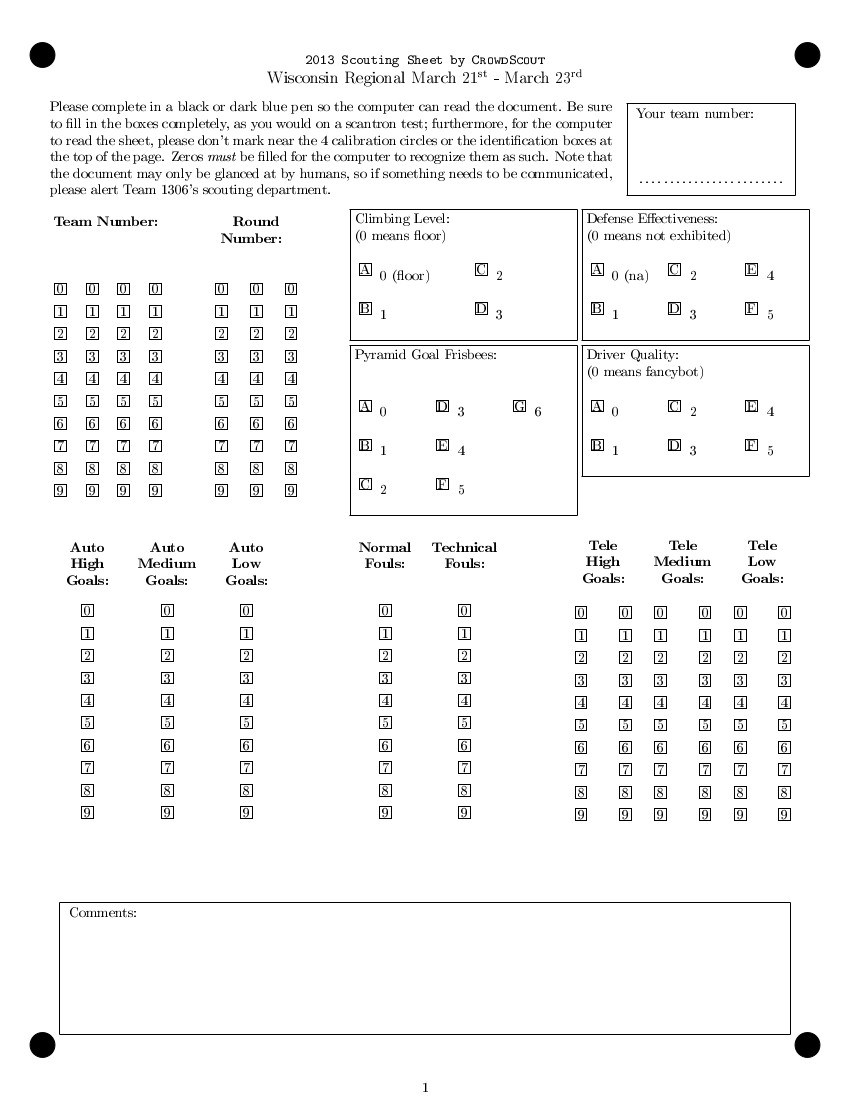
//> input picture source.jpg, 850 x 1100 px
$ ./blobtest ../source.jpg   (built with g++ and OpenCV 4)
//> lines starting //> are read from the running program, lines starting //| are printed output that depends on the picture; after the words box and inside, x2 and y2 are one past the last pixel; in counts of white or black regions, pixels touching at a corner belong together
#include <opencv/cv.h>
#include <opencv/highgui.h>
#include <vector>
#include <iostream>

using namespace cv;
using namespace std;

void help()
{
  cout << "\nThis program demonstrates line finding with the Hough transform.\n"
         "Usage:\n"
    "./houghlines <image_name>, Default is pic1.jpg\n" << endl;
}

int main(int argc, char** argv)
{
  const char* filename = argc >= 2 ? argv[1] : "pic1.jpg";

  Mat src = imread(filename, 0);
//> src is the input picture: 1100 rows x 850 cols, CV_8UC1; min 0, max 255, mean 245.5
  resize(src, src, Size(625, 813), 0, 0, INTER_LINEAR);
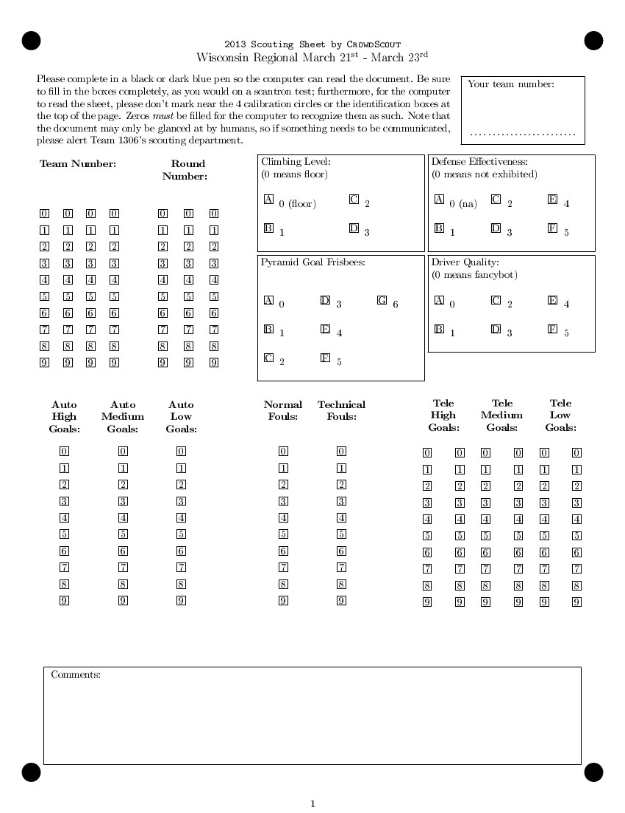
//> src: 813 rows x 625 cols, CV_8UC1; min 0, max 255, mean 245.5
  if(src.empty())
    {
      help();
      cout << "can not open " << filename << endl;
      return -1;
    }

  Mat orig, dst;
  Canny(src, dst, 50, 200, 3);
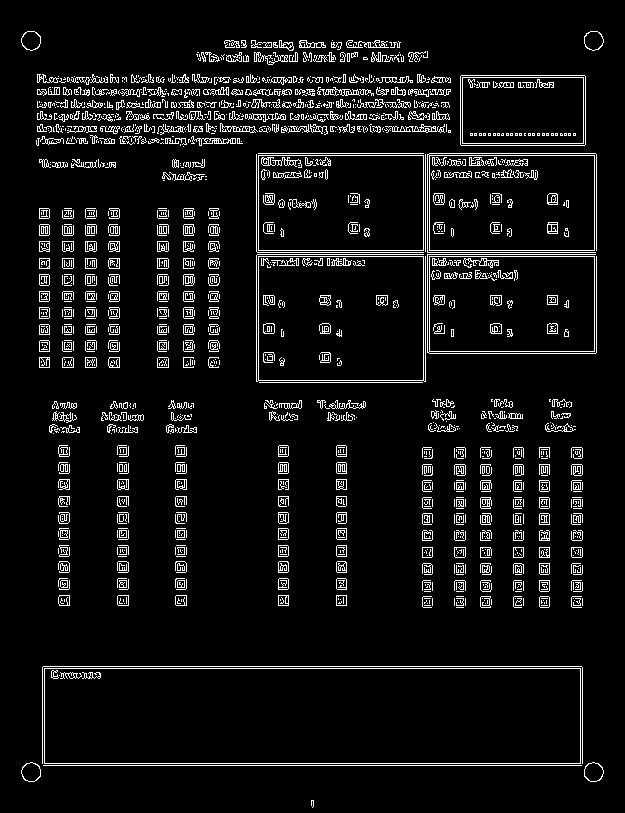
//> dst: 813 rows x 625 cols, CV_8UC1; 6.9% white in thin lines or dots, all inside (x1, y1, x2, y2) = (21, 31, 604, 808)
  cvtColor(dst, orig, CV_GRAY2BGR);

  vector<Vec2f> lines;
  HoughLines(dst, lines, 1, CV_PI/180, 100, 0, 0 );int key = 0;
//> after `HoughLines(dst, lines, 1, CV_PI / 180, 100, 0, 0)`: lines = 919 lines (rho, theta), first 12: [763, 1.57], [765, 1.57], [666, 1.57], [668, 1.57], [250, 1.57], [155, 1.57], [252, 1.57], [254, 1.57], [256, 1.57], [153, 1.57], [77, 1.57], [425, 0]

  int hi = 1, lo = 1;
  int res = 50;

  namedWindow("circles", 1);
  createTrackbar("hi", "circles", &hi, 255);
  createTrackbar("lo", "circles", &lo, 255);
  createTrackbar("res", "circles", &res, 255);

    do
      {
        // update display and snooker, so we can play with them
        Mat display;
	orig.copyTo(display);

        Mat snooker;
        cvtColor(orig, snooker, CV_RGB2GRAY);
	//GaussianBlur(snooker, snooker, Size(9, 9), 2, 2);

        vector<Vec3f> circles;

        // also preventing crash with hi, lo threshold here...
        HoughCircles(snooker, circles, CV_HOUGH_GRADIENT, res/100+0.1, snooker.rows/10, hi > 0 ? hi : 1, lo > 0 ? lo : 1, 0, snooker.rows/60);
//> circles = 46 circles (x, y, radius), first 12: [459.5, 485.5, 6.9], [30.5, 771.5, 8.2], [30.5, 40.5, 8.2], [593.5, 771.5, 8.4], [414.5, 84.5, 12.4], [194.5, 99.5, 12.4], [91.5, 112.5, 12.4], [592.5, 39.5, 9.1], [267.5, 370.5, 12.4], [318.5, 164.5, 12.4], [473.5, 153.5, 12.4], [464.5, 266.5, 12.4]
        for( size_t i = 0; i < circles.size(); i++ )
	  {
	    Point center(cvRound(circles[i][0]), cvRound(circles[i][1]));
	    int radius = cvRound(circles[i][2]);

	    // draw the green circle center
	    circle( display, center, 3, Scalar(0,255,0), -1, 8, 0 );

	    // draw the blue circle outline
	    circle( display, center, radius, Scalar(255,0,0), 3, 8, 0 );
	  }
//> this loop made 46 passes
//> (center, radius) on passes 1 to 12: (Point(460, 486), 7), (Point(30, 772), 8), (Point(30, 40), 8), (Point(594, 772), 8), (Point(414, 84), 12), (Point(194, 100), 12), (Point(92, 112), 12), (Point(592, 40), 9), (Point(268, 370), 12), (Point(318, 164), 12), (Point(474, 154), 12), (Point(464, 266), 12)
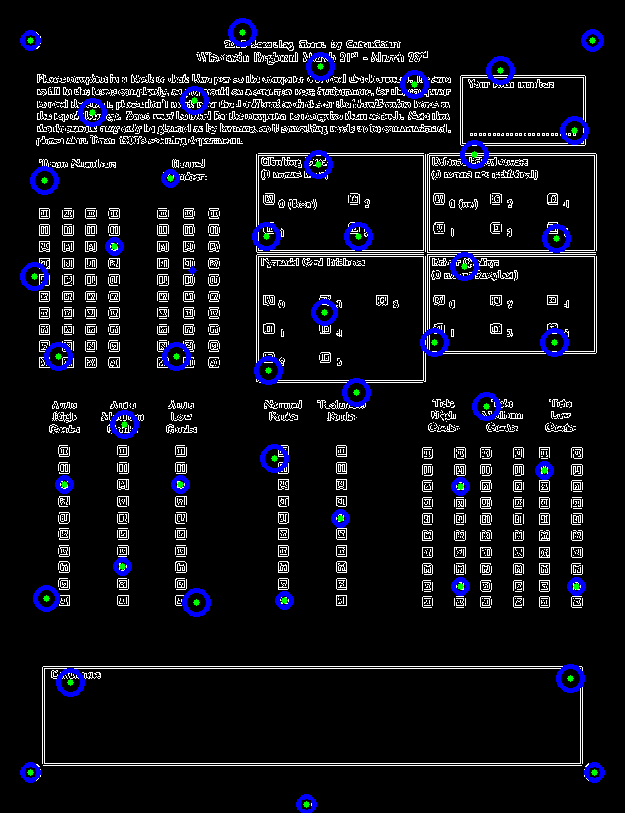
//> display: 813 rows x 625 cols, CV_8UC3; mean B, G, R 23.4, 16.9, 16.3

	Mat tiny;
	resize(display, tiny, Size(417, 542), 0, 0, INTER_LINEAR);
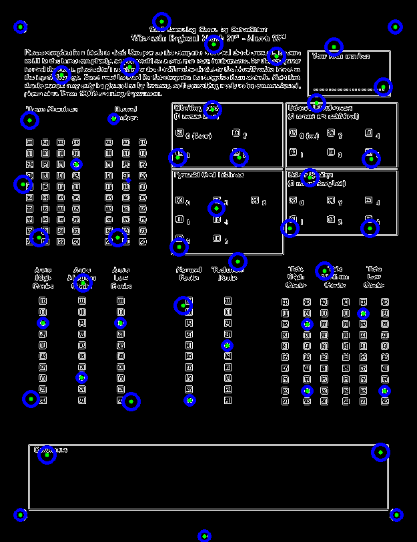
//> tiny: 542 rows x 417 cols, CV_8UC3; mean B, G, R 23.6, 17.1, 16.4
        imshow("circles", tiny);
        imshow("snooker", snooker);
        key = waitKey(33);
//> the Esc key is pressed
      } while((char)key != 27);
    return 0;

  // [16 lines of commented-out code are left out]

}

$ run again, on billards.png
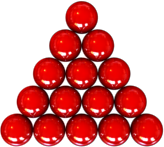
//> input picture billards.png, 164 x 147 px
//> `Canny(src, dst, 50, 200, 3);`:
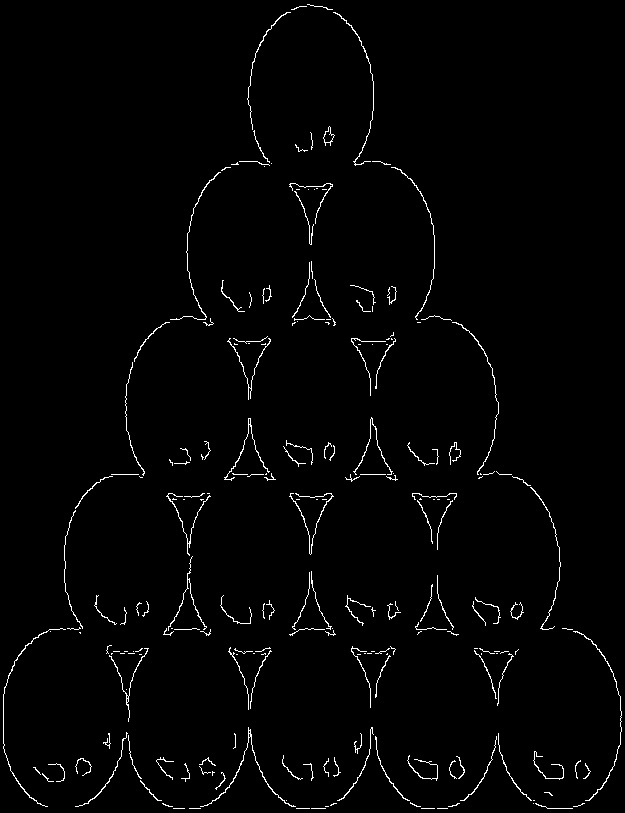
//> dst: 813 rows x 625 cols, CV_8UC1; 1.7% white in thin lines or dots
//> orig: 813 rows x 625 cols, CV_8UC3; 1.7% white in thin lines or dots
//> lines = 4 lines (rho, theta): [474, 1.57], [629, 1.57], [808, 1.57], [370, 0]
//> circles = 35 circles (x, y, radius), first 12: [310.5, 197.5, 12.4], [54.5, 772.5, 9.6], [371.5, 352.5, 12.4], [434.5, 617.5, 12.4], [186.5, 506.5, 12.4], [239.5, 299.5, 12.4], [366.5, 747.5, 12.4], [126.5, 663.5, 12.4], [310.5, 507.5, 12.4], [310.5, 615.5, 12.4], [456.5, 769.5, 8.2], [425.5, 452.5, 12.4]
//> the loop `for( size_t i = 0; i < circles.size(); i++ )` made 35 passes
//> (center, radius) on passes 1 to 8: (Point(310, 198), 12), (Point(54, 772), 10), (Point(372, 352), 12), (Point(434, 618), 12), (Point(186, 506), 12), (Point(240, 300), 12), (Point(366, 748), 12), (Point(126, 664), 12)
//> `resize(display, tiny, Size(417, 542), 0, 0, INTER_LINEAR);`:
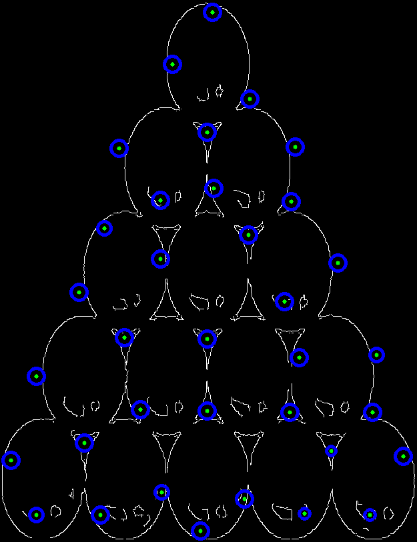
//> tiny: 542 rows x 417 cols, CV_8UC3; mean B, G, R 9.9, 4.3, 3.7
